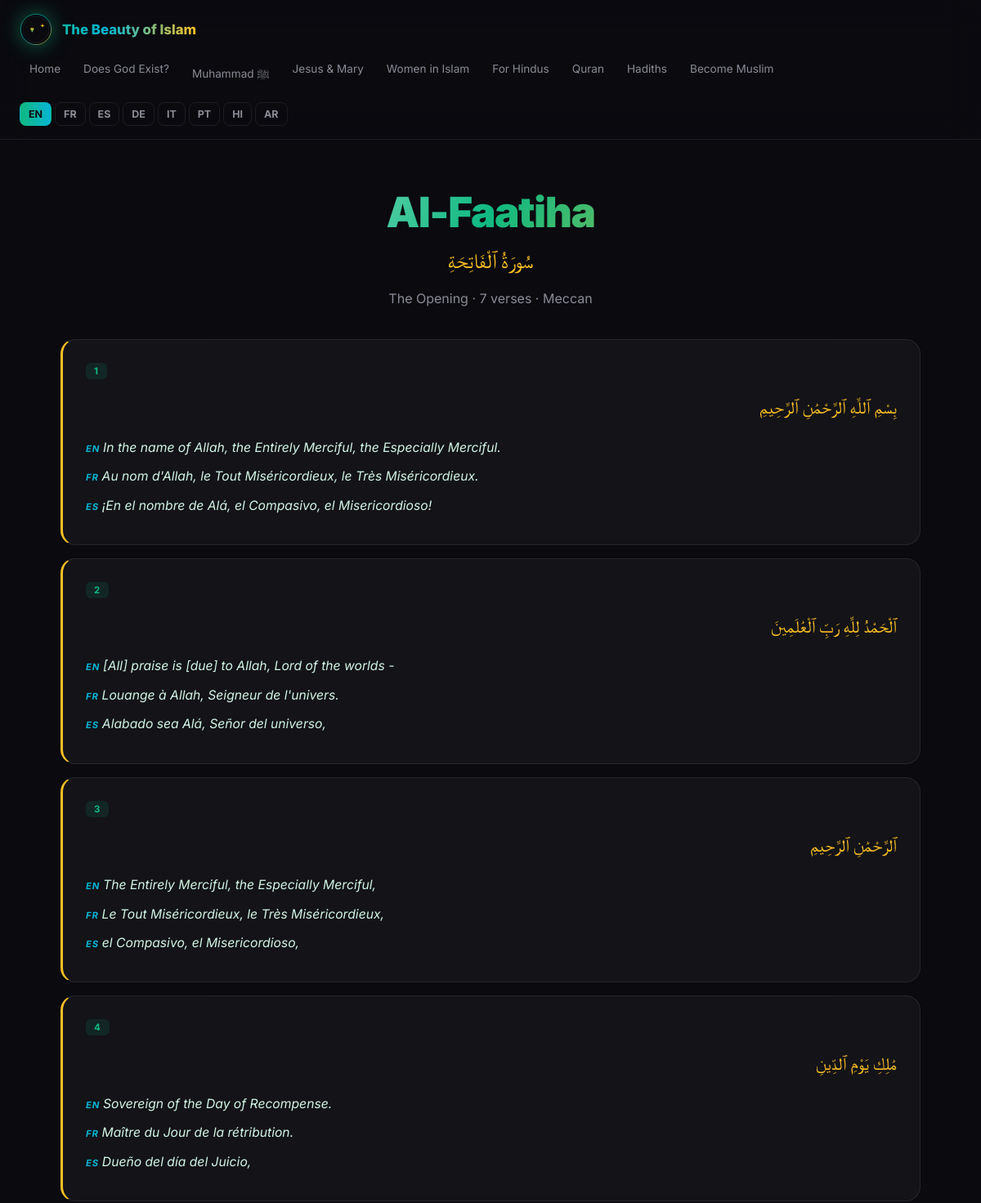
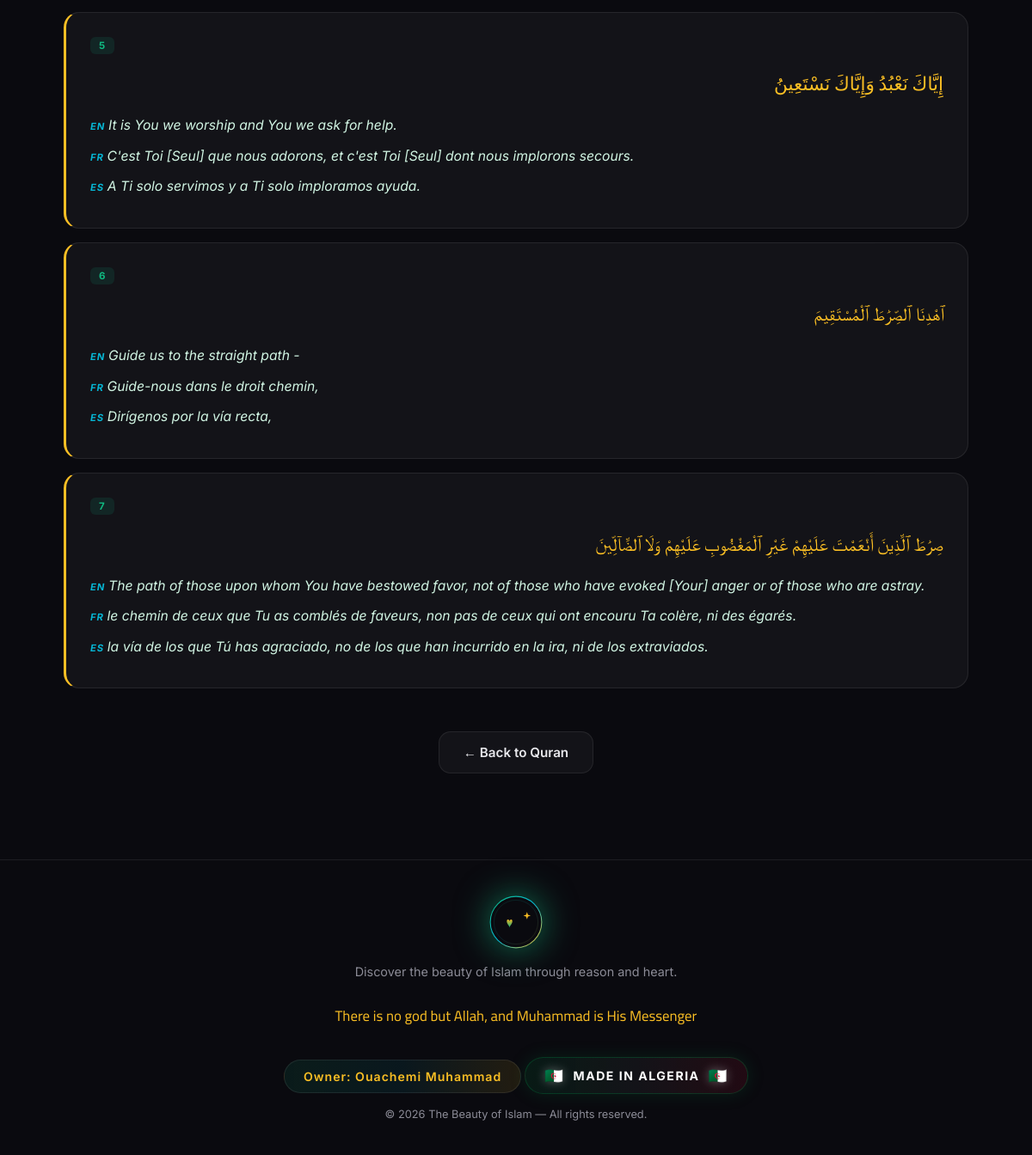
Screenshot of /quran/1 with the database file from the repository (2 pictures, top to bottom).
### tables this page shows
CREATE TABLE surahs (
        number INTEGER PRIMARY KEY,
        name_en TEXT, name_ar TEXT, name_translation TEXT,
        verses_count INTEGER, place TEXT
    );

### app.py (the view)
@app.route("/quran/<int:number>")
def surah_view(number):
    conn = get_db()
    s = conn.execute("SELECT * FROM surahs WHERE number=?", (number,)).fetchone()
    if not s:
        conn.close()
        return redirect(url_for("quran"))
    verses = conn.execute("SELECT * FROM verses WHERE surah_number=? ORDER BY number",
                          (number,)).fetchall()
    conn.close()
    return render_template("surah.html", surah=s, verses=verses)

### app.py (called while the page is built)
def get_db():
    conn = sqlite3.connect(DB_PATH)
    conn.row_factory = sqlite3.Row
    return conn

def t(key, lang=None):
    lang = lang or getattr(g, "lang", "en")
    if lang not in LANGS: lang = "en"
    data = load(lang)
    cur = data
    for p in key.split("."):
        if isinstance(cur, dict) and p in cur: cur = cur[p]
        else:
            cur = load("en")
            for p2 in key.split("."):
                cur = cur.get(p2, key) if isinstance(cur, dict) else key
            return cur
    return cur

def hash_ip(ip):
    return hashlib.sha256((ip + SECRET_SALT).encode()).hexdigest()[:16]

def get_country():
    al = request.headers.get("Accept-Language", "")
    if not al: return "Unknown"
    first = al.split(",")[0].split(";")[0].strip()
    if "-" in first:
        return first.split("-")[1].upper()
    return first.upper() if first else "Unknown"

@app.context_processor
def inject():
    return {"t": lambda k: t(k, g.lang), "lang": g.lang, "langs": LANGS, "site_name": t("site_name", g.lang)}

### templates/surah.html (shortened to what this page needs)
{% extends "base.html" %}
{% block content %}
<div class="container">
  <div style="text-align:center;margin-bottom:40px">
    <h1 class="page-title" style="margin-bottom:8px">{{ surah['name_en'] }}</h1>
    <div style="font-family:'Cairo',serif;color:var(--gold);font-size:1.6rem;margin-bottom:12px">{{ surah['name_ar'] }}</div>
    <p style="color:var(--muted)">{{ surah['name_translation'] }} · {{ surah['verses_count'] }} verses · {{ surah['place'] }}</p>
  </div>
  {% for v in verses %}
  <div class="verse-block">
    <div class="verse-block-num">{{ v['number'] }}</div>
    <div class="verse-ar">{{ v['ar'] }}</div>
    {% if v['en'] %}<div class="verse-en"><strong style="color:var(--cyan);font-size:.7rem;letter-spacing:1px">EN </strong>{{ v['en'] }}</div>{% endif %}
    {% if v['fr'] %}<div class="verse-en"><strong style="color:var(--cyan);font-size:.7rem;letter-spacing:1px">FR </strong>{{ v['fr'] }}</div>{% endif %}
    {% if v['es'] %}<div class="verse-en"><strong style="color:var(--cyan);font-size:.7rem;letter-spacing:1px">ES </strong>{{ v['es'] }}</div>{% endif %}
  </div>
  {% endfor %}
  <div class="cta-row" style="margin-top:50px">
    <a href="{{ url_for('quran') }}" class="btn btn-ghost">← {{ t('quran_page.back') }}</a>
  </div>
</div>
{% endblock %}

### templates/base.html (shortened to what this page needs)
<!DOCTYPE html>
<html lang="{{ lang }}">
<head>
<link rel="stylesheet" href="{{ url_for('static', filename='css/style.css') }}">
</head>
<body>
<div class="orb orb-1"></div>
<div class="orb orb-2"></div>
<div class="orb orb-3"></div>
<header>
  <nav class="nav">
    <a href="{{ url_for('index') }}" class="brand">
      <img src="{{ url_for('static', filename='logo.svg') }}" alt="logo" class="brand-logo">
      <span>{{ site_name }}</span>
    </a>
    <div class="nav-links">
      <a href="{{ url_for('index') }}">{{ t('nav.home') }}</a>
      <a href="{{ url_for('god_exists') }}">{{ t('nav.god') }}</a>
      <a href="{{ url_for('muhammad') }}">{{ t('nav.muhammad') }}</a>
      <a href="{{ url_for('jesus_mary') }}">{{ t('nav.jesus') }}</a>
      <a href="{{ url_for('women') }}">{{ t('nav.women') }}</a>
      <a href="{{ url_for('for_hindus') }}">For Hindus</a>
      <a href="{{ url_for('quran') }}">{{ t('nav.quran') }}</a>
      <a href="{{ url_for('hadiths') }}">{{ t('nav.hadiths') }}</a>
      <a href="{{ url_for('convert') }}">{{ t('nav.convert') }}</a>
    </div>
    <div class="lang-switch">
      <a href="/set-lang/en" class="{% if lang=='en' %}active{% endif %}">EN</a>
      <a href="/set-lang/fr" class="{% if lang=='fr' %}active{% endif %}">FR</a>
      <a href="/set-lang/es" class="{% if lang=='es' %}active{% endif %}">ES</a>
      <a href="/set-lang/de" class="{% if lang=='de' %}active{% endif %}">DE</a>
      <a href="/set-lang/it" class="{% if lang=='it' %}active{% endif %}">IT</a>
      <a href="/set-lang/pt" class="{% if lang=='pt' %}active{% endif %}">PT</a>
      <a href="/set-lang/hi" class="{% if lang=='hi' %}active{% endif %}">HI</a>
      <a href="/set-lang/ar" class="{% if lang=='ar' %}active{% endif %}">AR</a>
    </div>
  </nav>
</header>
<main>{% block content %}{% endblock %}</main>
<footer>
  <div class="footer-brand">
    <img src="{{ url_for('static', filename='logo.svg') }}" alt="logo" class="footer-logo">
    <div class="footer-tagline">{{ t('tagline') }}</div>
  </div>
  <div class="shahada">{{ t('footer.shahada') }}</div>
  <div class="owner-line">{{ t('footer.owner') }}</div>
  <div class="made-in-algeria">
    <span class="dz-flag">🇩🇿</span>
    {{ t('footer.made_in') }}
    <span class="dz-flag">🇩🇿</span>
  </div>
  <div class="copyright">© 2026 {{ site_name }} — {{ t('footer.rights') }}</div>
</footer>
</body>
</html>

### rows the page displays
surahs: name_ar "سُورَةُ ٱلْفَاتِحَةِ", name_translation "The Opening", verses_count "7", place "Meccan"

### other values shown
{{ t('nav.home') }} "Home"
{{ t('nav.god') }} "Does God Exist?"
{{ t('nav.muhammad') }} "Muhammad ﷺ"
{{ t('nav.jesus') }} "Jesus & Mary"
{{ t('nav.women') }} "Women in Islam"
{{ t('nav.quran') }} "Quran"
{{ t('nav.hadiths') }} "Hadiths"
{{ t('nav.convert') }} "Become Muslim"
{{ v['number'] }} "1" "2" "3" "4" "5" "6" "7"
{{ v['ar'] }} "بِسْمِ ٱللَّهِ ٱلرَّحْمَٰنِ ٱلرَّحِيمِ" "ٱلْحَمْدُ لِلَّهِ رَبِّ ٱلْعَٰلَمِينَ" "ٱلرَّحْمَٰنِ ٱلرَّحِيمِ" "مَٰلِكِ يَوْمِ ٱلدِّينِ" "إِيَّاكَ نَعْبُدُ وَإِيَّاكَ نَسْتَعِينُ" "ٱهْدِنَا ٱلصِّرَٰطَ ٱلْمُسْتَقِيمَ" "صِرَٰطَ ٱلَّذِينَ أَنْعَمْتَ عَلَيْهِمْ غَيْرِ ٱلْمَغْضُوبِ عَلَيْهِمْ وَلَا ٱلضَّآلِّينَ"
{{ v['en'] }} "In the name of Allah, the Entirely Merciful, the Especially Merciful." "[All] praise is [due] to Allah, Lord of the worlds -" "The Entirely Merciful, the Especially Merciful," "Sovereign of the Day of Recompense." "It is You we worship and You we ask for help." "Guide us to the straight path -" "The path of those upon whom You have bestowed favor, not of those who have evoked [Your] anger or of those who are astray."
{{ v['fr'] }} "Au nom d'Allah, le Tout Miséricordieux, le Très Miséricordieux." "Louange à Allah, Seigneur de l'univers." "Le Tout Miséricordieux, le Très Miséricordieux," "Maître du Jour de la rétribution." "C'est Toi [Seul] que nous adorons, et c'est Toi [Seul] dont nous implorons secours." "Guide-nous dans le droit chemin," "le chemin de ceux que Tu as comblés de faveurs, non pas de ceux qui ont encouru Ta colère, ni des égarés."
{{ v['es'] }} "¡En el nombre de Alá, el Compasivo, el Misericordioso!" "Alabado sea Alá, Señor del universo," "el Compasivo, el Misericordioso," "Dueño del día del Juicio," "A Ti solo servimos y a Ti solo imploramos ayuda." "Dirígenos por la vía recta," "la vía de los que Tú has agraciado, no de los que han incurrido en la ira, ni de los extraviados."
{{ t('quran_page.back') }} "Back to Quran"
{{ t('tagline') }} "Discover the beauty of Islam through reason and heart."
